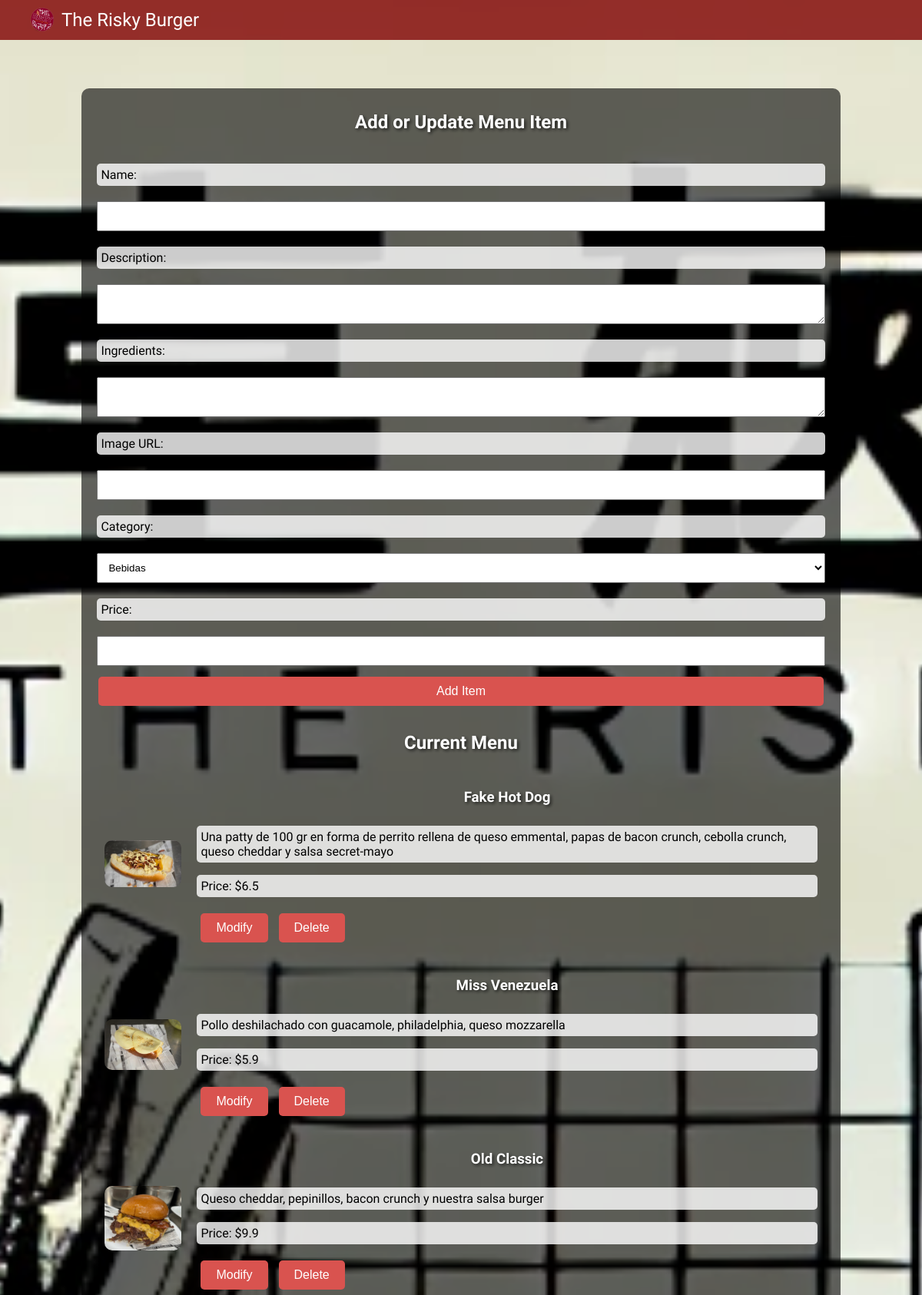
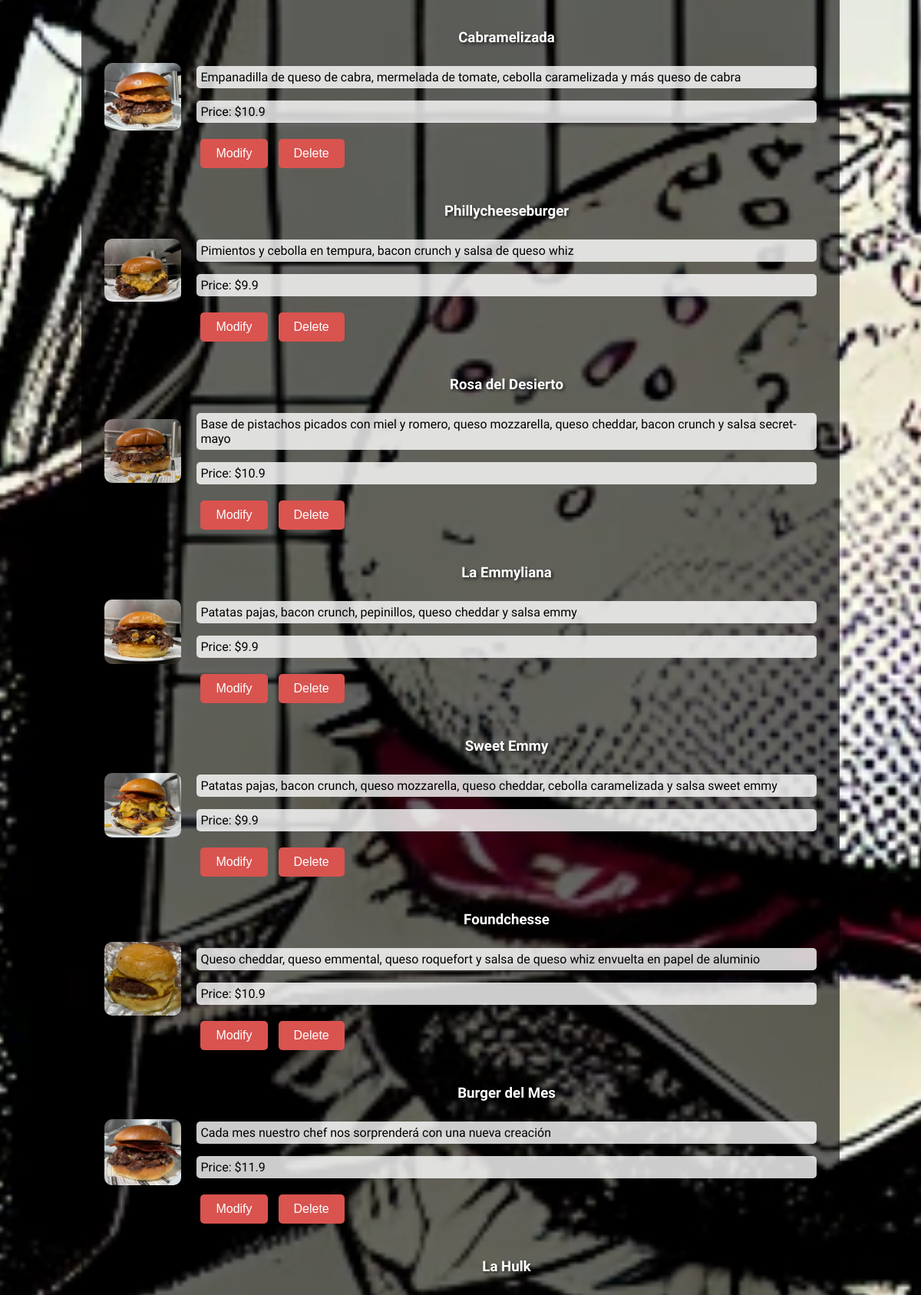
Screenshot of /admin/dashboard (signed in, upper part) with the database file from the repository (2 pictures, top to bottom).
### tables this page shows
CREATE TABLE menu_items (
    id INTEGER PRIMARY KEY AUTOINCREMENT,
    name TEXT NOT NULL,
    description TEXT,
    ingredients TEXT,
    image TEXT,
    category TEXT NOT NULL,
    price REAL NOT NULL
);

### app.py (the view, shortened to what this page needs)
@app.route('/admin/dashboard', methods=['GET', 'POST'])
def admin_dashboard():
    try:
        if 'admin_id' not in session:
            return redirect(url_for('admin_login'))
        conn = get_db_connection()
        if not conn:
            flash('Database connection error.', 'error')
            return redirect(url_for('admin_login'))
        items = conn.execute('SELECT * FROM menu_items').fetchall()
        items = [row_to_dict(item) for item in items]
        conn.close()
        return render_template('admin_dashboard.html', items=items)
    except Exception as e:
        print(f"Error: {e}")
        flash(f'An error occurred while accessing the dashboard: {e}', 'error')
        return redirect(url_for('admin_login'))

### app.py (called while the page is built)
def get_db_connection():
    try:
        conn = sqlite3.connect(app.database)
        conn.row_factory = sqlite3.Row
        return conn
    except Exception as e:
        print(f"Error connecting to database: {e}")
        return None

def row_to_dict(row):
    return {key: row[key] for key in row.keys()}

### templates/admin_dashboard.html (shortened to what this page needs)
{% extends "base.html" %}
{% block content %}
    <h2>Add or Update Menu Item</h2>
    <form method="POST" action="{{ url_for('admin_dashboard') }}" id="menu-form">
        <label for="name" class="form-label">Name:</label>
        <input type="text" id="name" name="name" required>
        <label for="description" class="form-label">Description:</label>
        <textarea id="description" name="description"></textarea>
        <label for="ingredients" class="form-label">Ingredients:</label>
        <textarea id="ingredients" name="ingredients"></textarea>
        <label for="image" class="form-label">Image URL:</label>
        <input type="text" id="image" name="image">
        <label for="category" class="form-label">Category:</label>
        <select id="category" name="category" onchange="toggleFields()">
            <option value="Bebidas">Bebidas</option>
        </select>
        <label for="price" class="form-label">Price:</label>
        <input type="number" id="price" name="price" required step="0.01">
        <button type="submit" id="add-button" name="submit" value="Add" class="button">Add Item</button>
    </form>
    <h2>Current Menu</h2>
    <ul>
        {% for item in items %}
            <li>
                <img src="{{ item.image }}" alt="{{ item.name }}">
                <div class="item-info">
                    <h3>{{ item.name }}</h3>
                    <p>{{ item.description }}</p>
                    <p>Price: ${{ item.price }}</p>
                    <button class="button update-button" data-item='{{ item|tojson }}'>Modify</button>
                    <form method="POST" action="{{ url_for('delete_item', id=item.id) }}" class="delete-form" onsubmit="return confirmDelete()">
                        <button type="submit" class="button delete-button">Delete</button>
                    </form>
                </div>
            </li>
        {% endfor %}
    </ul>
{% endblock %}

### static/css/styles.css (style rules this page uses)
body { margin-top: 115px; padding: 0; background: url('../images/hero-desktop.jpg') no-repeat center center fixed; background-size: cover; font-family: 'Gochi Hand', cursive; color: #fff; }
form { display: flex; flex-direction: column; margin: 20px 0; }
label, input, textarea, select, button { margin: 10px 0; padding: 10px; }
button { background-color: #800000; color: white; border: none; cursor: pointer; transition: background 0.3s, transform 0.3s; }
button.update-button, button.delete-button { margin: 5px; }
form.delete-form { display: inline-block; margin: 0; }
h1, h2, h3, h4, h5, h6 { font-family: 'Rock Salt', cursive; margin: 0; padding: 10px 0; text-align: center; text-shadow: 2px 2px 4px rgba(0, 0, 0, 0.7); }
ul { list-style-type: none; padding: 0; }
ul li { margin: 10px 0; padding: 10px; display: flex; align-items: center; }
ul li img { width: 100px; height: auto; margin-right: 20px; border-radius: 10px; }
ul li .item-info { flex: 1; }
.form-label, .item-info p { background: rgba(255, 255, 255, 0.8); padding: 5px; border-radius: 5px; color: #000; }
.button { background-color: #d9534f; color: #fff; border: none; padding: 10px 20px; text-align: center; text-decoration: none; display: inline-block; font-size: 16px; margin: 4px 2px; cursor: pointer; border-radius: 5px; }

### rows the page displays
menu_items: image (picture), name "Fake Hot Dog", description "Una patty de 100 gr en forma de perrito rellena de queso emmental, papas de bacon crunch, cebolla crunch, queso cheddar y salsa secret-mayo", price "6.5"
menu_items: image (picture), name "Miss Venezuela", description "Pollo deshilachado con guacamole, philadelphia, queso mozzarella", price "5.9"
menu_items: image (picture), name "Old Classic", description "Queso cheddar, pepinillos, bacon crunch y nuestra salsa burger", price "9.9"
menu_items: image (picture), name "Cabramelizada", description "Empanadilla de queso de cabra, mermelada de tomate, cebolla caramelizada y más queso de cabra", price "10.9"
menu_items: image (picture), name "Phillycheeseburger", description "Pimientos y cebolla en tempura, bacon crunch y salsa de queso whiz", price "9.9"
menu_items: image (picture), name "Rosa del Desierto", description "Base de pistachos picados con miel y romero, queso mozzarella, queso cheddar, bacon crunch y salsa secret-mayo", price "10.9"
menu_items: image (picture), name "La Emmyliana", description "Patatas pajas, bacon crunch, pepinillos, queso cheddar y salsa emmy", price "9.9"
menu_items: image (picture), name "Sweet Emmy", description "Patatas pajas, bacon crunch, queso mozzarella, queso cheddar, cebolla caramelizada y salsa sweet emmy", price "9.9"
menu_items: image (picture), name "Foundchesse", description "Queso cheddar, queso emmental, queso roquefort y salsa de queso whiz envuelta en papel de aluminio", price "10.9"
menu_items: image (picture), name "Burger del Mes", description "Cada mes nuestro chef nos sorprenderá con una nueva creación", price "11.9"
menu_items: name "La Hulk"
